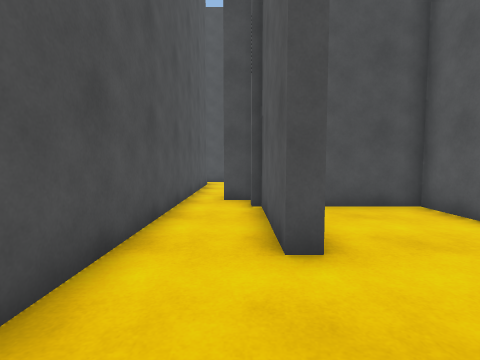
view 1 (above)

20 first-person views from a walk through a scene from a Unity 3-D project. The camera is 1.2 m above the floor, tilts 4° down and sees 85° across. The floor is counted in squares, 1 m on a side. Each view is taken from the middle of a square. On the plan, view 1 faces up. The plan holds only what a view shows up to about 12 squares ahead; the rest is blank. The place goes on beyond the plan. The player character is not drawn.

view 2
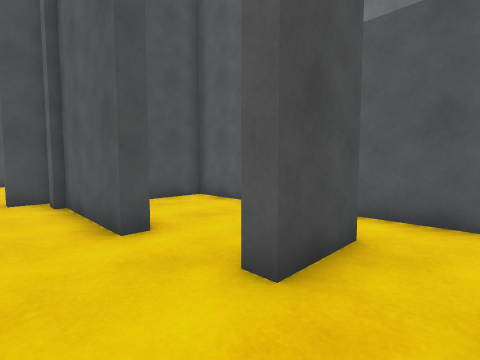

view 3
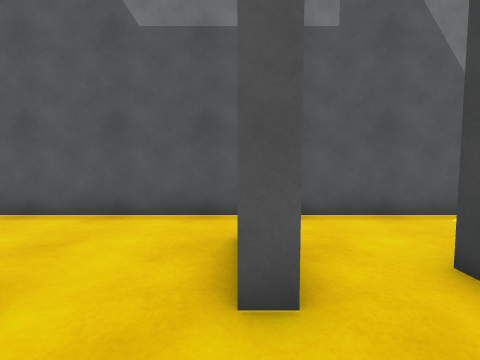

view 4
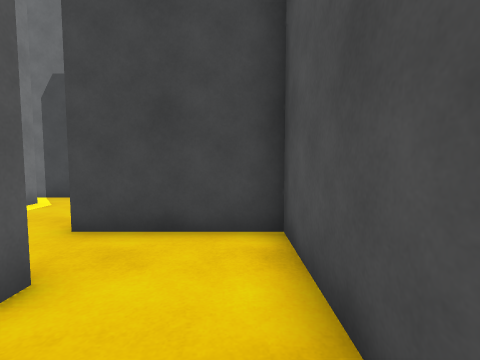

view 5
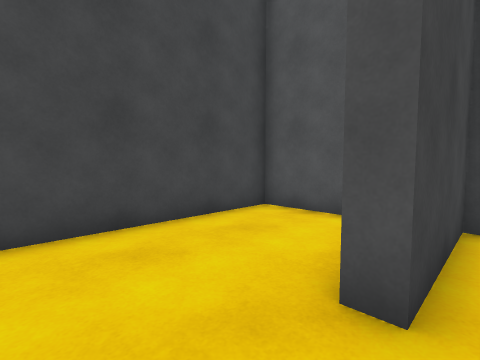

view 6
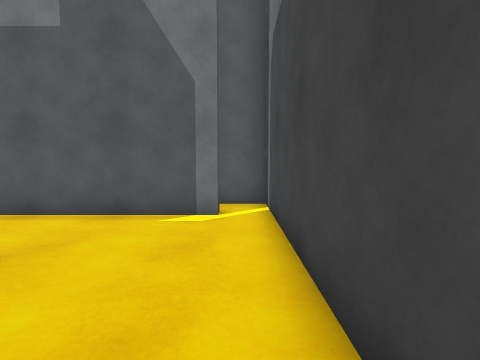

view 7
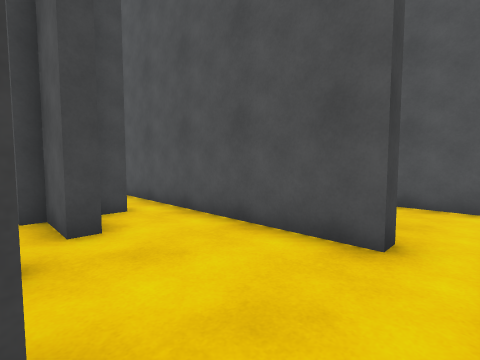

view 8
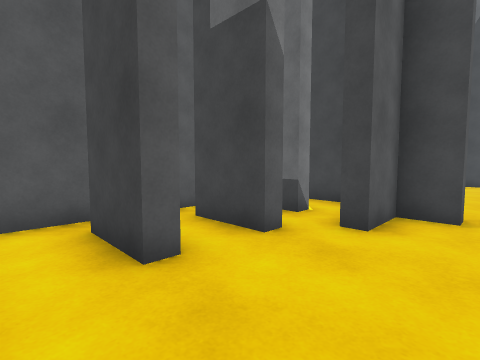

view 9
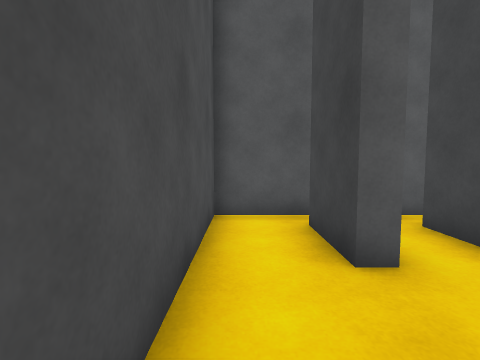

view 10
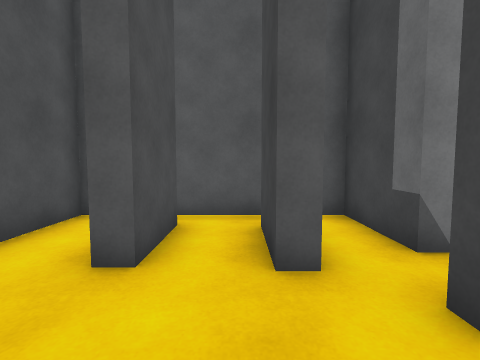

view 11
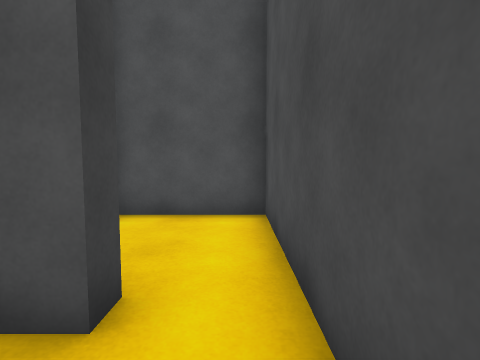

view 12
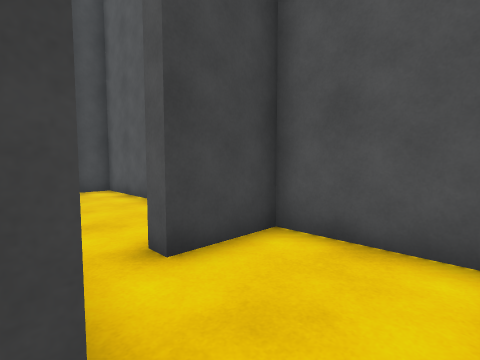

view 13
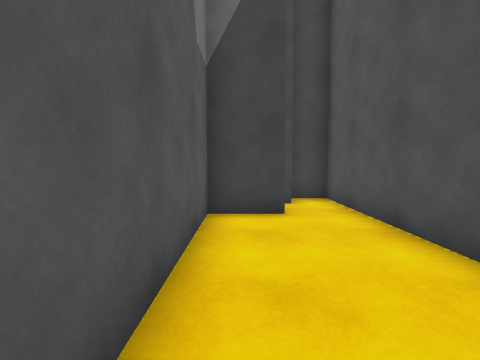

view 14
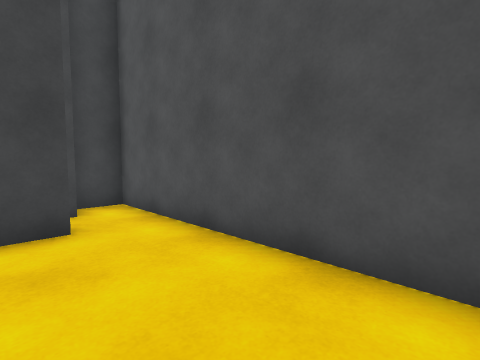

view 15
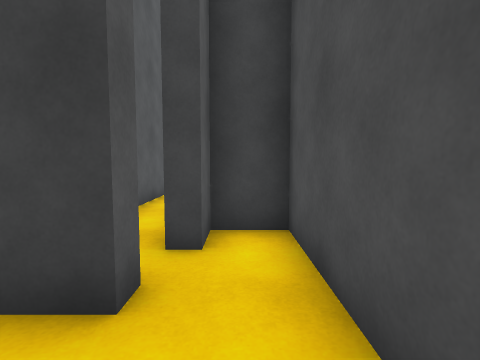

view 16
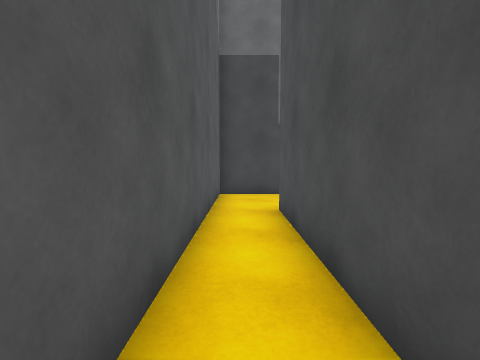

view 17
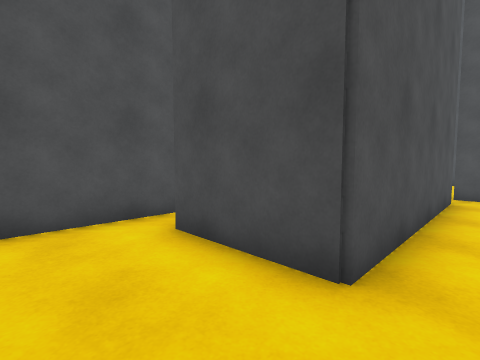

view 18
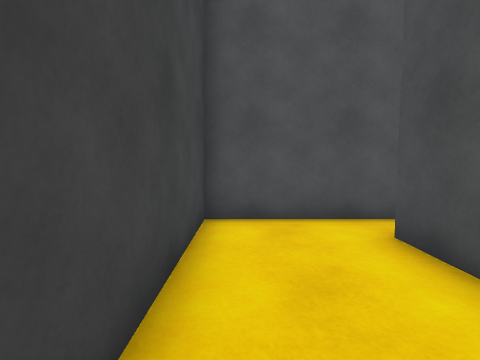

view 19
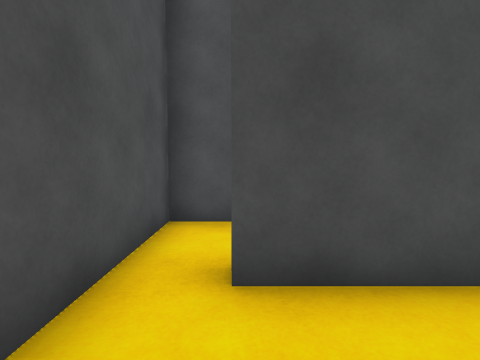

view 20
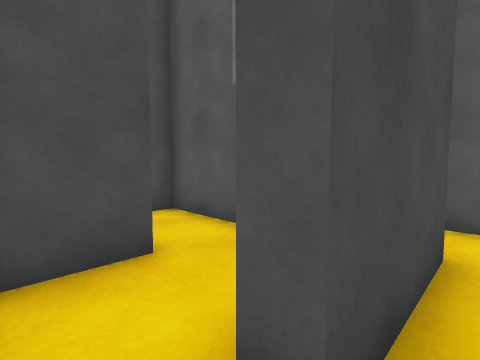

### Floor plan
Ten units are one square. View 1 is at (0, 0); x grows to the right and y downward. Boxes are objects, and circles mark ways between rooms. Rooms are numbered by the first view taken in them; rooms with no view inside come last. Other rooms are left out.
<svg viewBox="-89 -161 144 223">
<path fill="none" stroke="#000" d="M31 -5 10 -5 10 -11M11 -33 6 -33 6 -70M-18 35 -18 57 44 57M49 45 49 -69 22 -69M-18 -65 -18 14 19 14 19 20M19 -110 19 -116 39 -116M-24 -140 -18 -140 -18 -65M-5 -81 -5 -86 6 -86 6 -103 11 -103M40 -132 19 -132 19 -137 40 -137M3 -69 3 -75M49 -96 49 -156 -25 -156M-25 -156 -59 -156 -59 -121 -36 -121 -36 -115M-59 -110 -59 -55M-40 -55 -40 -60 -23 -60 -23 -112M-84 15 -84 57 -23 57 -23 -32M-45 -45 -40 -45 -40 25 -71 25 -71 20M-34 -55 -40 -55M-64 -2 -74 -2M-45 -6 -45 -15M-59 -55 -59 -35 -45 -35 -45 -45M-74 -2 -84 -2 -84 15"/>
<circle cx="-10" cy="-60" r="3" fill="#2a7"/>
<circle cx="-20" cy="-145" r="3" fill="#2a7"/>
<circle cx="-30" cy="-120" r="3" fill="#2a7"/>
<circle cx="-50" cy="-60" r="3" fill="#2a7"/>
<circle cx="-40" cy="-50" r="3" fill="#2a7"/>
<circle cx="-80" cy="20" r="3" fill="#2a7"/>
<circle cx="-70" cy="10" r="3" fill="#2a7"/>
<text x="20" y="0">1</text>
<text x="0" y="-120">2</text>
<text x="-40" y="-140">3</text>
<text x="-40" y="-90">4</text>
<text x="-50" y="30">5</text>
<text x="-60" y="0">6</text>
<text x="-50" y="-50">7</text>
<text x="-80" y="10">8</text>
</svg>
Room 1 opens to room 2. Room 2 opens to room 3. Room 3 opens to room 4. Room 4 opens to room 7. Room 5 opens to room 7. Room 5 opens to room 8. Room 6 opens to room 8.

Where each view was taken, in squares from view 1:
view 1: 0 up, 0 right, facing up
view 2: 1 down, 1 left, facing up-right
view 3: 1 up, 1 left, facing right
view 4: 3 up, 1 left, facing down
view 5: 1 down, 4 right, facing down-left
view 6: 5 down, 1 left, facing right
view 7: 15 up, 2 right, facing down-left
view 8: 15 up, 1 left, facing down-right
view 9: 15 up, 1 left, facing right
view 10: 12 up, 1 left, facing right
view 11: 15 up, 0 right, facing left
view 12: 15 up, 2 left, facing down-left
view 13: 12 up, 3 left, facing down
view 14: 11 up, 3 left, facing down-left
view 15: 8 up, 5 left, facing down
view 16: 4 up, 3 left, facing down
view 17: 5 down, 3 left, facing up-left
view 18: 5 down, 3 left, facing left
view 19: 5 down, 7 left, facing up
view 20: 3 down, 8 left, facing up-right
